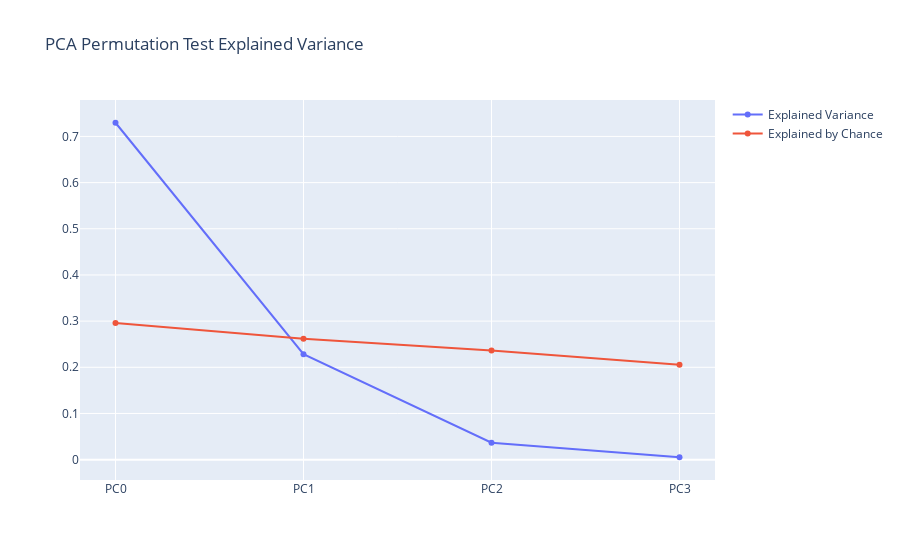

The cell this chart's notebook holds for it:
### Markdown cell above
Let's look now at the average explained variance ratio of the permuted datasets in comparison with the non-permuted dataset.

### Code cell
average_permuted_variance = np.mean(variance, axis=0)

fig = go.Figure()

fig.add_trace(go.Scatter(x=[f'PC{i}' for i in range(len(df.columns))], y=original_variance, name='Explained Variance'))
fig.add_trace(go.Scatter(x=[f'PC{i}' for i in range(len(df.columns))], y=average_permuted_variance, name='Explained by Chance'))

fig.update_layout(title="PCA Permutation Test Explained Variance")

fig.show()

### Figure 1 — Plotly figure (JSON) as saved in the notebook; plotly's stock layout.template omitted (floating-point values rounded to 4 significant figures)
{"data": [{"name": "Explained Variance", "type": "scatter", "x": ["PC0", "PC1", "PC2", "PC3"], "y": [0.7296, 0.2285, 0.03669, 0.005179]}, {"name": "Explained by Chance", "type": "scatter", "x": ["PC0", "PC1", "PC2", "PC3"], "y": [0.2961, 0.2621, 0.2362, 0.2056]}], "layout": {"autosize": true, "title": {"text": "PCA Permutation Test Explained Variance"}, "xaxis": {"autorange": true, "range": [-0.1764, 3.176], "type": "category"}, "yaxis": {"autorange": true, "range": [-0.05461, 0.7894], "type": "linear"}}}
